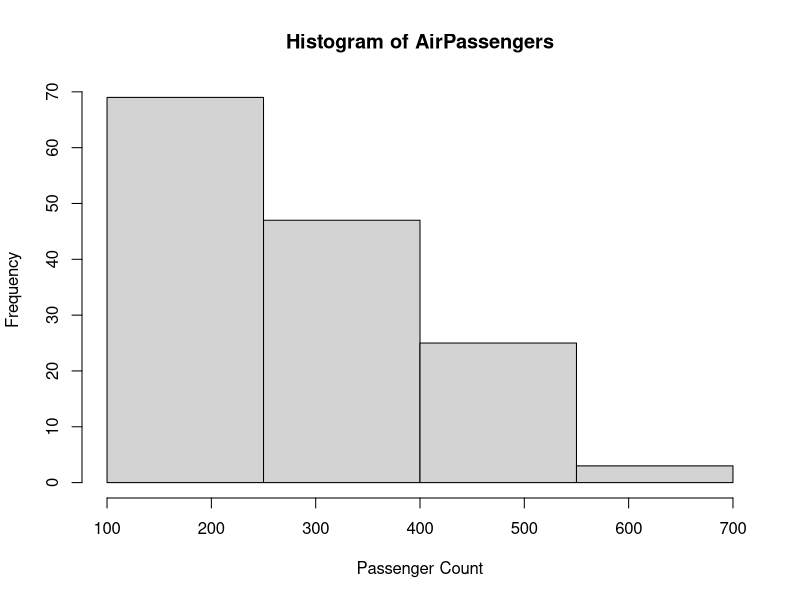

Recreate this plot in R.
#12
data(AirPassengers)

breaks <- seq(100, 700, by = 150)

hist(AirPassengers, breaks = breaks, xlab = "Passenger Count", ylab = "Frequency")